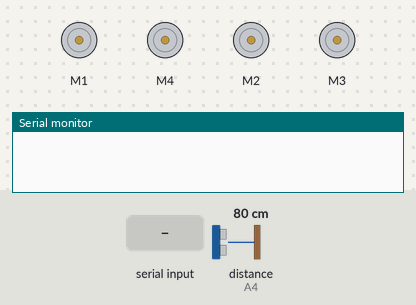
The sketch below on a simulated Arduino Uno, built with avr-gcc and run on an emulated ATmega328P. Parts: 4 × DC motor (green arrow = forward, orange = backward, longer = faster), the last lines printed to the serial monitor. The inputs (shaded band) are chosen by the test bench; at power-on: distance to the obstacle (sensor on A4) 80 cm. The echo pulse lasts 58.3 µs per cm.

Above: at 1.2 s.
1.3 s: "1" received over Serial
At 1.82 s:
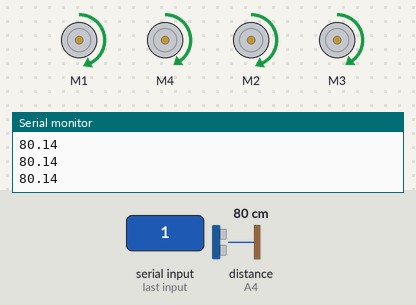
4.3 s: distance to the obstacle (sensor on A4) set to 2 cm
7.3 s: distance to the obstacle (sensor on A4) set to 120 cm
At 8.4 s:
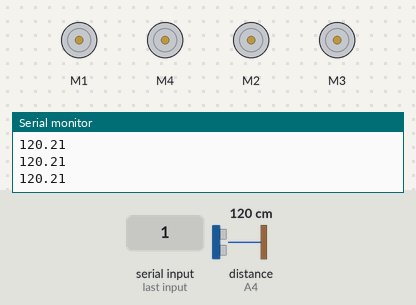
8.8 s: distance to the obstacle (sensor on A4) set to 89 cm
10.3 s: distance to the obstacle (sensor on A4) set to 79 cm
At 10.84 s:
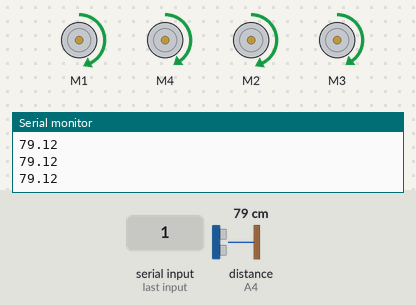
13.3 s: distance to the obstacle (sensor on A4) set to 4 cm
Timing chart, 0 to 17.3 s (numbered marks = the images above; inputs shaded):
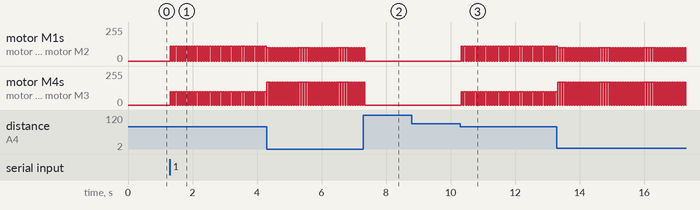

The sketch:

distancefromwalltest.ino
```cpp
#include <AFMotor.h>


AF_DCMotor motorLF(1);  //motor setup
AF_DCMotor motorLB(2);
AF_DCMotor motorRB(3);
AF_DCMotor motorRF(4);

#define trigPin A5
#define echoPin A4

#define highSpeed 140
#define lowSpeed 100

#define wallDist 30

void motorStop(){
  motorLF.run(RELEASE);
  motorRF.run(RELEASE);
  motorLB.run(RELEASE);
  motorRB.run(RELEASE);
}

void motorForward(){
  motorLF.run(FORWARD);
  motorRF.run(FORWARD);
  motorLB.run(FORWARD);
  motorRB.run(FORWARD);
}


void towardsWall()
{
  motorForward();
  motorLF.setSpeed(highSpeed-30);
  motorLB.setSpeed(highSpeed-30);
  motorRF.setSpeed(lowSpeed);
  motorRB.setSpeed(lowSpeed);

}

void awayWall()
{
  motorForward();
  motorLF.setSpeed(lowSpeed);
  motorLB.setSpeed(lowSpeed);
  motorRF.setSpeed(highSpeed+30);
  motorRB.setSpeed(highSpeed+30);
}

void straight()
{
  motorForward();
  motorRF.setSpeed(highSpeed);
  motorRB.setSpeed(highSpeed);
  motorLF.setSpeed(highSpeed-40);
  motorLB.setSpeed(highSpeed-40);
}

void setup() {
  Serial.begin(9600);
  pinMode(trigPin, OUTPUT);
  pinMode(echoPin, INPUT);
}

bool inByte = false;
void loop() {
  if (Serial.available()) {
    if (Serial.read() != 0){
      inByte = !inByte;
    }
    Serial.print(Serial.read());
  }
  if(inByte){
      digitalWrite(trigPin, LOW);
      delayMicroseconds(5);
      digitalWrite(trigPin,HIGH);
      delayMicroseconds(10);
      digitalWrite(trigPin,LOW);
      pinMode(echoPin, INPUT);
      double duration = pulseIn(echoPin, HIGH);
      double cm = (duration/2) / 29.1;
      Serial.println(cm);
      if (cm > wallDist+5 && cm<85) {
        //motorStop();
        towardsWall();
        //Serial.println("Move towards wall");
      } else if (cm < wallDist-5) {
        //motorStop();
        awayWall();
        //Serial.println("Move away from wall");
      } else if(cm>85){

      }
      else {
        //motorStop();
        straight();
        //Serial.println("Straight");
      }

      delay(50);
      motorStop();
      delay(25);
      //straight();
      delay(0);
    }else{
      motorStop();
      delay(100);
    }
}
```

Measured:
- the behaviour switches between 85 and 84 cm on distance to the obstacle (sensor on A4) (found by bisection; images 2 and 3)
- after the input at 1.3 s, motor M1, motor M2: alternates forward 110/255 for 0.05 s and stopped for 0.03 s, starting at once; motor M4, motor M3: alternates forward 100/255 for 0.05 s and stopped for 0.03 s, starting at once
- after the input at 7.3 s, motor M1, motor M4, motor M2, motor M3: goes on until 7.3 s, then stays stopped
- after the input at 10.3 s, motor M1, motor M2: alternates forward 110/255 for 0.05 s and stopped for 0.03 s, starting at once; motor M4, motor M3: alternates forward 100/255 for 0.05 s and stopped for 0.03 s, starting at once
